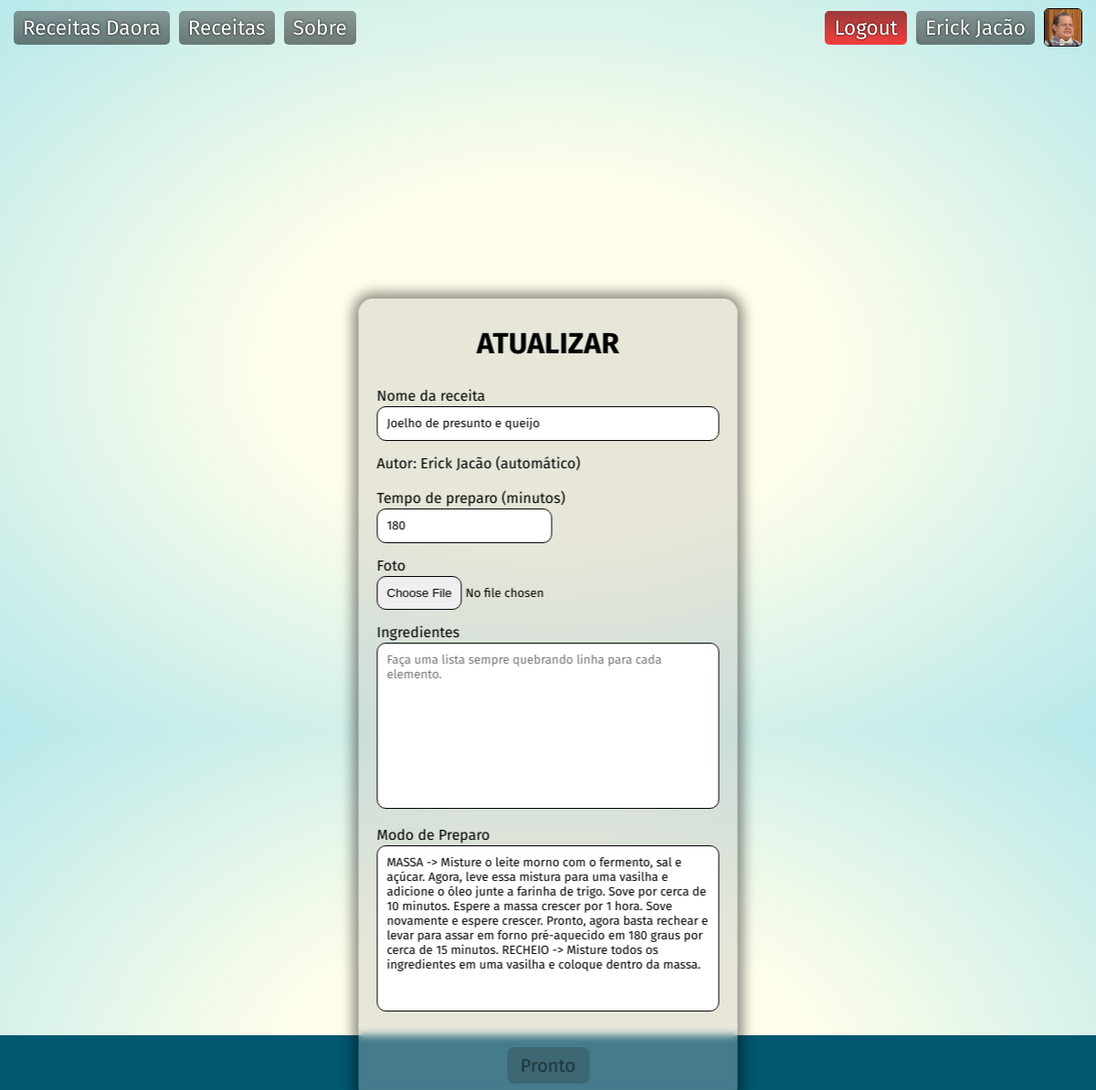
/php/home/recipeMan.php?id=4 (signed in), run on the app's committed database.
### tables this page shows
CREATE TABLE IF NOT EXISTS `bancoreceita` (
  `idReceita` int(11) NOT NULL AUTO_INCREMENT,
  `nome` text NOT NULL,
  `autor` int(11) NOT NULL,
  `ingredientes` text NOT NULL,
  `modoPreparo` text NOT NULL,
  `tempoPreparo` int(11) NOT NULL,
  `foto` varchar(255) DEFAULT 'vazio.jpg',
  PRIMARY KEY (`idReceita`),
  KEY `fk_bancoReceita_bancoUsuario_idx` (`autor`),
  CONSTRAINT `fk_bancoReceita_bancoUsuario` FOREIGN KEY (`autor`) REFERENCES `bancousuario` (`idUsuario`) ON DELETE NO ACTION ON UPDATE NO ACTION
);

### php/database/query/querySingle.php (called while the page is built, shortened)
<?php
    require_once "../database/connection.php";
    if(isset($_GET['id'])) {
        $id = $_GET['id'];
        $sql = "SELECT idReceita, nome, usuario, ingredientes, tempoPreparo, modoPreparo, bancoreceita.foto
        FROM bancoreceita INNER JOIN bancousuario ON bancoreceita.autor = bancousuario.idUsuario WHERE idReceita = ? ";
        $command = $connect->prepare($sql);
        $command->bind_param("i", $id);
        $command->execute();
        $result = $command->get_result();
        $receita = $result->fetch_assoc();
        $resmodp = $receita['modoPreparo'];
    }

### php/home/recipeMan.php (the view, shortened to what this page needs)
<?php
    include "../template/pageHead.php";
    require "../database/query/querySingle.php";
?>
<!DOCTYPE html>
<html lang="en">
<head>
    <link rel="stylesheet" type="text/css" href="../../css/main.css">
    <link rel="stylesheet" type="text/css" href="../../css/form.css">
    <link rel="stylesheet" type="text/css" href="../../css/glass.css">
</head>
<body>
<div class='main'>
<div class='mainglass' style='margin-top: 170px;'>
    <form action='<?php echo isset($receita) ? "../database/query/queryUpdate.php" : "../database/query/queryAdd.php"; ?>'
    method="post" enctype="multipart/form-data">
        <h1 style='text-align: center;'>
            <?php echo isset($receita) ?
            'ATUALIZAR' : 'INSERIR'; ?></h1><br>
        <label for="nome">Nome da receita</label>
        <input type="text" name='nome' id='nome' placeholder='Nome da receita'
        oninput='checkform()' value='<?php echo $receita['nome'] ?? ''; ?>'><br>
        <label for="autor">Autor: <?= $_SESSION['user']; ?> (automático)</label><br><br>
        <label for="tempo">Tempo de preparo (minutos)</label>
        <input type="number" name='tempo' id='tempo'
        oninput='checkform()' value='<?php echo $receita['tempoPreparo'] ?? ''; ?>'><br>
        <label for="photo">Foto</label>
        <br><input type="file" name='photo' id='photo' oninput='checkform()'><br>
        <label for="ingredi">Ingredientes</label><br>
        <textarea name="ingredientes" id="ingredientes" cols="30" rows="10"  oninput='checkform()'
        placeholder='Faça uma lista sempre quebrando linha para cada elemento.'><?php echo isset($resingre) ? htmlspecialchars($resingre) : ""; ?></textarea>
        <label for="modpre">Modo de Preparo</label><br>
        <textarea name="modpre" id="modpre" cols="30" rows="10"  oninput='checkform()'
        placeholder='Explique o mais detalhadamente possível de como executar a receita'
        ><?php echo isset($resmodp) ? htmlspecialchars($resmodp) : '' ; ?></textarea>
        <button type="submit" id='cadastro' class='btnlogin btndisabled' disabled>Pronto</button>
    </form>
</div>
</div>
<?php include "../template/waves.php"; ?>

### css/topbar.css (style rules this page uses)
* { transition: ease all 100ms; }
body { margin: 0 !important; }

### css/main.css (style rules this page uses)
body { overflow-y: scroll !important; }
.main { padding: 17.5px; margin-top: 60px !important; }
h1 { margin-block-start: 10px; margin-block-end: 10px; }

### css/form.css (style rules this page uses)
.btnlogin { border: 1px solid black; width: 90px; height: 40px; border-radius: 7.5px; position: relative; left: 50%; transform: translate(-50%); font-size: 20px; margin-top: 20px; }
.btnlogin:disabled { background-color: #2525253b; color: rgba(0, 0, 0, 0.5); border: 0; }
input[type=text], input[type=email], input[type=password], input[type=file]::file-selector-button, textarea, input[type=number] { padding: 10px; border: 1px solid black; border-radius: 10px; margin-top: 2px; margin-bottom: 15px; width: 100%; box-sizing: border-box; resize: none; }
input[type=number] { width: fit-content !important; }

### css/glass.css (style rules this page uses)
.mainglass { backdrop-filter: blur(4.1px); background: rgba(189, 189, 189, 0.36); border-radius: 16px; box-shadow: 0 0 15px 5px rgba(0, 0, 0, 0.5); width: 375px; z-index: 50; position: absolute; top: 50%; left: 50%; transform: translate(-50%, -50%); padding: 20px; }

### css/waves.css (style rules this page uses)
html, body { height: 100%; }
body { background: radial-gradient(ellipse at center, #fffeea 0%, #fffeea 35%, #b7e8eb 100%); overflow: hidden; }

### php/template/pageHead.php (style rules this page uses)
* { font-family: 'Fira Sans', sans-serif; }

### data on the page
bancoreceita: nome "Joelho de presunto e queijo", tempo "180", modpre "MASSA -> Misture o leite morno com o fermento, sal e açúcar. Agora, leve essa mistura para uma vasilha e adicione o óleo junte a farinha de trigo. Sove por cerca de 10 minutos. Espere a massa crescer por 1 hora. Sove novamente e espere crescer. Pronto, agora basta rechear e levar para assar em forno pré-aquecido em 180 graus por cerca de 15 minutos. RECHEIO -> Misture todos os ingredientes em uma vasilha e coloque dentro da massa."

### other printed values
$_SESSION['user'] "Erick Jacão"
